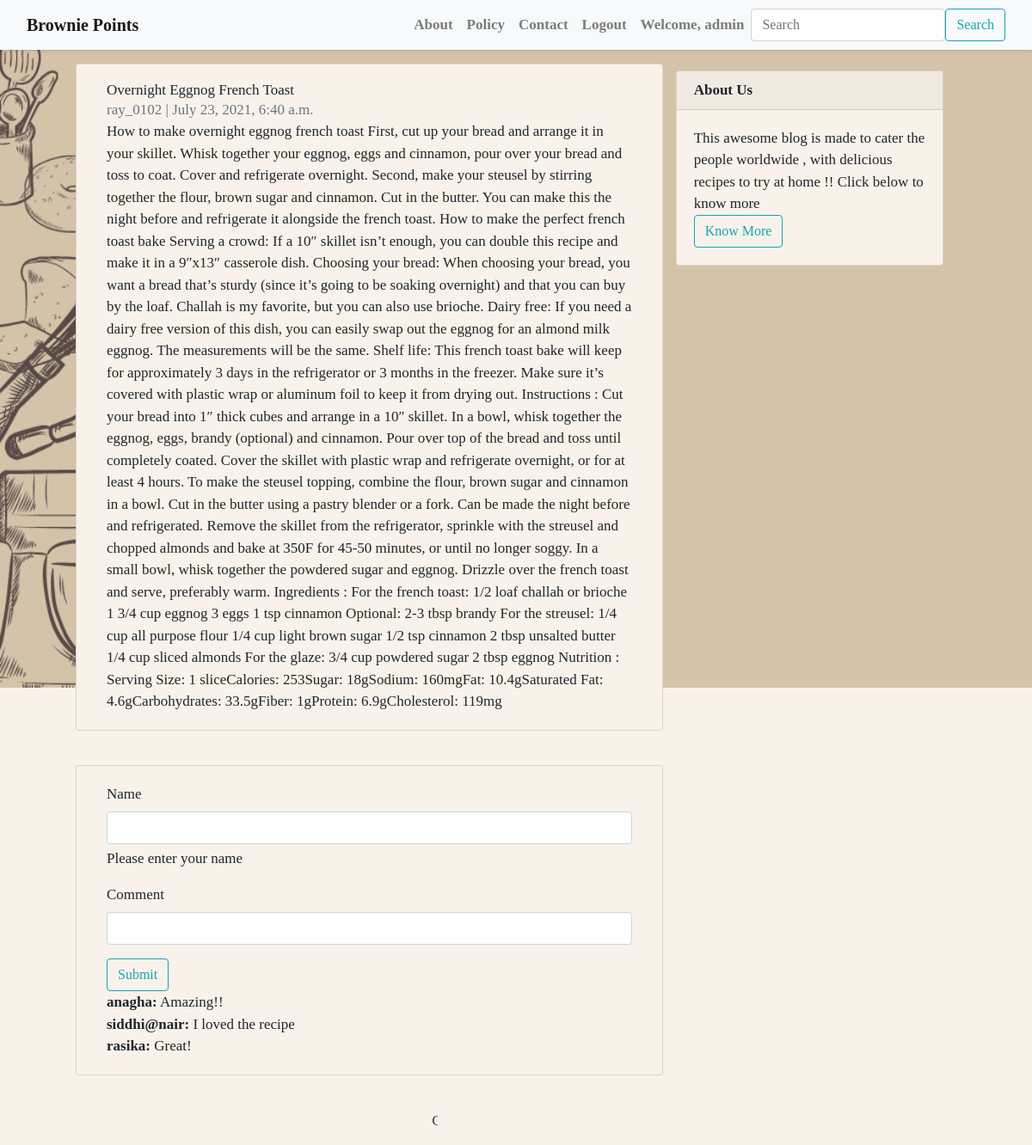
Screenshot of /blog/10 (signed in) with the database file from the repository.
### blog/models.py (models this page shows, shortened)
class Post(models.Model):
    id = models.IntegerField(primary_key=True)
    title = models.CharField(max_length=200, unique=True)
    slug = models.SlugField(max_length=200, unique=True)
    author = models.ForeignKey(User, on_delete= models.CASCADE,related_name='blog_posts')
    updated_on = models.DateTimeField(auto_now= True)
    content = models.TextField()
    created_on = models.DateTimeField(auto_now_add=True)
    status = models.IntegerField(choices=STATUS, default=0)
    image = models.ImageField(upload_to='images', default='mysite\blog\static\img\bg2.png')
    class Meta:
        ordering = ['-created_on']
    class Meta:
        db_table = "myapp_image"

class CommentModel(models.Model):
    your_name = models.CharField(max_length=20)
    comment_text = models.TextField()
    blog = models.ForeignKey('Post', on_delete=models.CASCADE)

### blog/views.py (the view)
# urls.py: path('blog/<int:_id>', BlogDetailView, name='post_detail'),
def BlogDetailView(request,_id):
    try:
        data =Post.objects.get(id =_id)
        comments = CommentModel.objects.filter(blog = data)
    except Post.DoesNotExist:
        raise Http404('Data does not exist')
    if request.method == 'POST':
        your_name=request.POST.get('your_name')
        comment_text=request.POST.get('comment_text')
        comment=CommentModel(your_name=your_name,comment_text=comment_text,blog=data)
        comment.save()
        return redirect(f'/blog/{_id}')
    context = {
            'data':data,
            'comments':comments,
        }
    return render(request,'post_detail.html',context)

### blog/templates/post_detail.html (shortened to what this page needs)
{% extends 'base.html' %} {% block content %}
<div class="container">
  <div class="row">
    <div class="col-md-8 card mb-4 mt-3 left top">
      <div class="card-body">
        <h1>{% block title %} {{ data.title }} {% endblock title %}</h1>
        <p class="text-muted">{{ data.author }} | {{ data.created_on }}</p>
        <p class="card-text">{{ data.content | safe }}</p>
      </div>
    </div>
     {% block sidebar %} {% include 'sidebar.html' %} {% endblock sidebar %}
  </div>
</div>
<div class="container">
  <div class="row">
    <div class="col-md-8 card mb-4 mt-3 left top">
      <div class="card-body">
    <form method="post">
      <div class="mb-3">
        <label for="exampleInputEmail1" class="form-label">Name</label>
        <input type="name" name="your_name" class="form-control" id="exampleInputEmail1" aria-describedby="emailHelp">
        <div id="emailHelp" class="form-text">Please enter your name</div>
      </div>
      <div class="mb-3">
        <label for="exampleInputPassword1" class="form-label">Comment</label>
        <input type="text" class="form-control" name="comment_text" id="exampleInputPassword1">
      </div>
      <button type="submit" class="btn btn-outline-info" >Submit</button>
    </form>
 {%for comment in comments%}
    <p><strong>{{comment.your_name}}:</strong> {{comment.comment_text}}</p>
    {%endfor %}
  </div>
</div>
</div>
</div>
{% endblock content %}

### blog/templates/base.html (shortened to what this page needs)
{% load static %}
<!DOCTYPE html>
<html>
    <head>
        <link rel="stylesheet" href="https://maxcdn.bootstrapcdn.com/bootstrap/4.0.0/css/bootstrap.min.css"
 />
        <link href="https://unpkg.com/tailwindcss@%5E1.0/dist/tailwind.min.css" rel="stylesheet">
    </head>
    <body  id='bg' style="background-image:url('{% static 'img/3.png' %}');" >
{% block base%}
        <nav class="navbar navbar-expand-lg navbar-light bg-light shadow" id="mainNav" style="background-image:url('{% static 'img/logo2.png' %}');">
            <div class="container-fluid">
                <a class="navbar-brand font-weight-bold" href="{% url 'home' %}">Brownie Points</a>
                <div class="collapse navbar-collapse" id="navbarResponsive">
                    <ul class="navbar-nav ml-auto">
                        <li class="nav-item text-black">
                            <a class="nav-link text-black font-weight-bold" href="{% url 'about_us' %}">About</a>
                        </li>
                        <li class="nav-item text-black">
                            <a class="nav-link text-black font-weight-bold" href="{% url 'policy' %}">Policy</a>
                        </li>
                        <li class="nav-item text-black">
                            <a class="nav-link text-black font-weight-bold" href="{% url 'contact' %}">Contact</a>
                        </li>
                        {% if user.is_authenticated %}
                        <li class="nav-item text-black">
                            <a class="nav-link text-black font-weight-bold" href="/logout">Logout</a>
                        </li>
                        <li class="nav-item text-black">
                            <a class="nav-link text-black font-weight-bold" href="#">Welcome, {{user.username}}</a>
                        </li>
                        {% else %}
                        <li class="nav-item text-black">
                            <a class="nav-link text-black font-weight-bold" href="{% url 'login' %}">Login</a>
                        </li>
                        {% endif %}
                    </ul>
                    <form class="d-flex" method="GET" action="/search">
                        <input class="form-control me-2" type="search" placeholder="Search" aria-label="Search" name="query" id="query">
                        <button class="btn btn-outline-info" type="submit">Search</button>
                    </form>
                </div>
            </div>
        </nav>
        {% block content %}{% endblock content %}
        <footer class="py-3 bg-grey">
            <p class="m-0 text-dark text-center ">Copyright &copy; Brownie Points</p>
        </footer>
    </body>
</html>
{% endblock base%}

### blog/templates/sidebar.html (style rules this page uses)
.card { background-color: #f9f2eb; }

### rows the page displays
Post: title "Overnight Eggnog French Toast", author "ray_0102", created_on "July 23, 2021, 6:40 a.m.", content "How to make overnight eggnog french toast First, cut up your bread and arrange it in your skillet. Whisk together your eggnog, eggs and cinnamon, pour over your bread and toss to coat. Cover and refrigerate overnight. Second, make your steusel by stirring together the flour, brown sugar and cinnamon. Cut in the butter. You can make this the night before and refrigerate it alongside the french toast. How to make the perfect french toast bake Serving a crowd: If a 10″ skillet isn’t enough, you can double this recipe and make it in a 9″x13″ casserole dish. Choosing your bread: When choosing your bread, you want a bread that’s sturdy (since it’s going to be soaking overnight) and that you can…"
CommentModel: your_name "anagha", comment_text "Amazing!!"
CommentModel: your_name "siddhi@nair", comment_text "I loved the recipe"
CommentModel: your_name "rasika", comment_text "Great!"

### other values shown
{{ user.username }} "admin"
